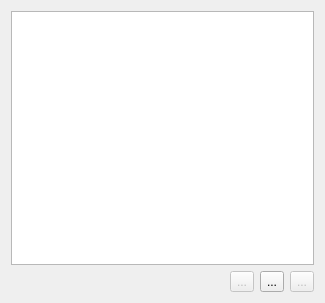
<ui version="4.0" >
 <class>PartsWidget</class>
 <widget class="QWidget" name="PartsWidget" >
  <property name="geometry" >
   <rect>
    <x>0</x>
    <y>0</y>
    <width>325</width>
    <height>303</height>
   </rect>
  </property>
  <property name="windowTitle" >
   <string>Form</string>
  </property>
  <layout class="QVBoxLayout" >
   <item>
    <widget class="QListWidget" name="partsList" />
   </item>
   <item>
    <layout class="QHBoxLayout" >
     <item>
      <spacer>
       <property name="orientation" >
        <enum>Qt::Horizontal</enum>
       </property>
       <property name="sizeHint" >
        <size>
         <width>81</width>
         <height>20</height>
        </size>
       </property>
      </spacer>
     </item>
     <item>
      <widget class="QToolButton" name="editPart" >
       <property name="enabled" >
        <bool>false</bool>
       </property>
       <property name="text" >
        <string>...</string>
       </property>
      </widget>
     </item>
     <item>
      <widget class="QToolButton" name="addPart" >
       <property name="text" >
        <string>...</string>
       </property>
      </widget>
     </item>
     <item>
      <widget class="QToolButton" name="removePart" >
       <property name="enabled" >
        <bool>false</bool>
       </property>
       <property name="text" >
        <string>...</string>
       </property>
      </widget>
     </item>
    </layout>
   </item>
  </layout>
 </widget>
 <resources/>
 <connections/>
</ui>
